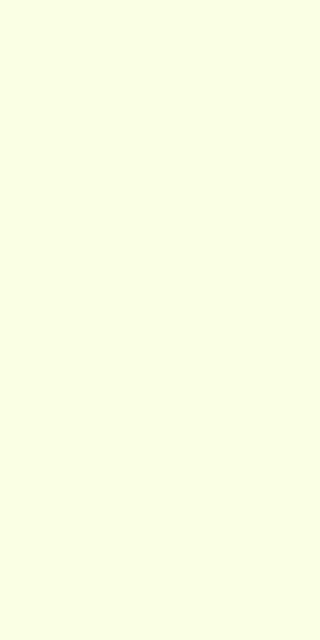
#> input picture base.png, 320 x 640 px; the run also reads 1 picture not shown here
$ jupyter execute --allow-errors generator.ipynb
#> lines starting #> are read from the running program, lines starting #| are printed output that depends on the picture; pictures that were not available may be replaced by others from this repository, and a replacement may not be noted
[cell 1]
import os
from PIL import Image
import random

[cell 2]
screenshots = "screenshots"
save_dir = "data"
puzzles = ["puzzle_{}.png".format(str(i+1)) for i in range(500)]
puzzles2 = ["puzzle_{}.png".format(str(i+1)) for i in range(500, 800)]

[cell 3]
# base = Image.open("base.png")
# screenshot = Image.open("screenshots/"+puzzles[0])

[cell 4]
def paste(base, screenshot):
#> called with base = 'base.png', screenshot = 'puzzle_1.png'
    base = Image.open(base)
#> base is the input picture: PIL image 320x640 RGBA; mean R, G, B, A 250, 255, 228, 255
    screenshot_file = Image.open("{}/{}".format(screenshots,screenshot))
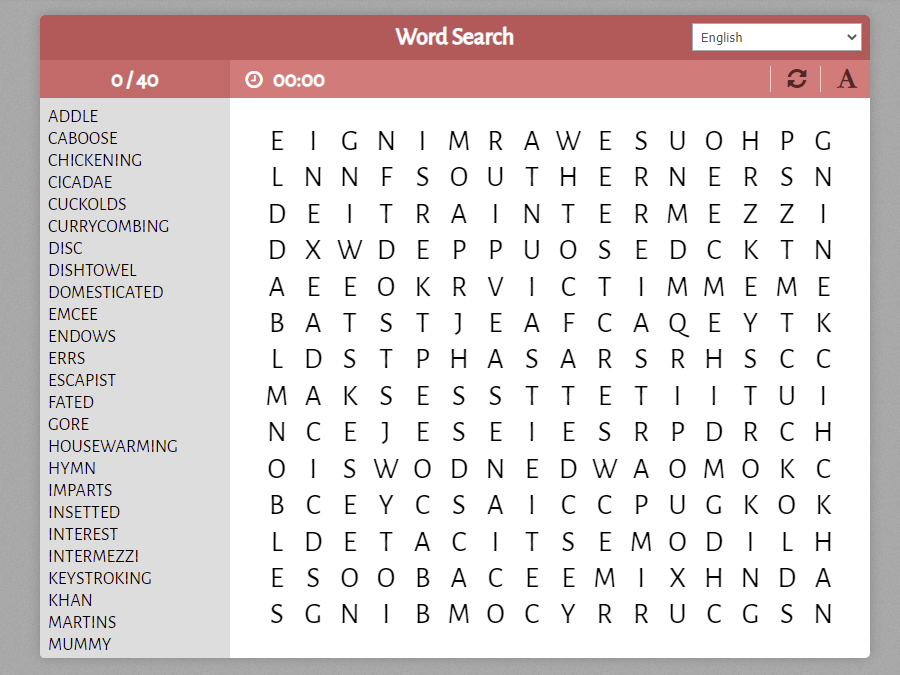
#> input picture changed.png, 900 x 675 px, given in place of puzzle_1.png, which was not available
#> screenshot_file is the input picture: PIL image 900x675 RGB; mean R, G, B 222.6, 213.5, 213.5

    base = base.resize((int(320*2), int(640*2) ))
#> base: PIL image 640x1280 RGBA

    img_width, img_height = base.size
#> img_width = 640; img_height = 1280
    # Old res = 845 * 735
    new_width = random.randint(img_width - 120, img_width - 20)
#> new_width = 569
    new_height = int(new_width * 735/845)
#> new_height = 494

    screenshot_resized = screenshot_file.resize((new_width, new_height))
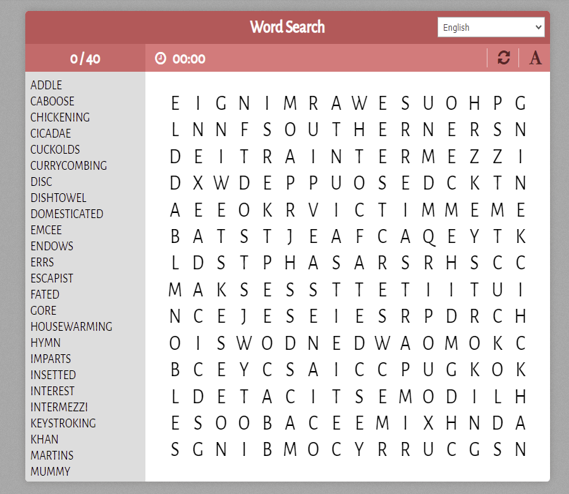
#> screenshot_resized: PIL image 569x494 RGB; mean R, G, B 222.4, 213.2, 213.3

    width_border = (img_width - new_width)
#> width_border = 71
    height_border = (img_height - new_height)
#> height_border = 786

    width_start = random.randint(15, max(width_border, 20)) - 10
#> width_start = 53
    height_start = random.randint(15, max(height_border, 20)) - 10
#> height_start = 435

    base.paste(screenshot_resized, (width_start, height_start))
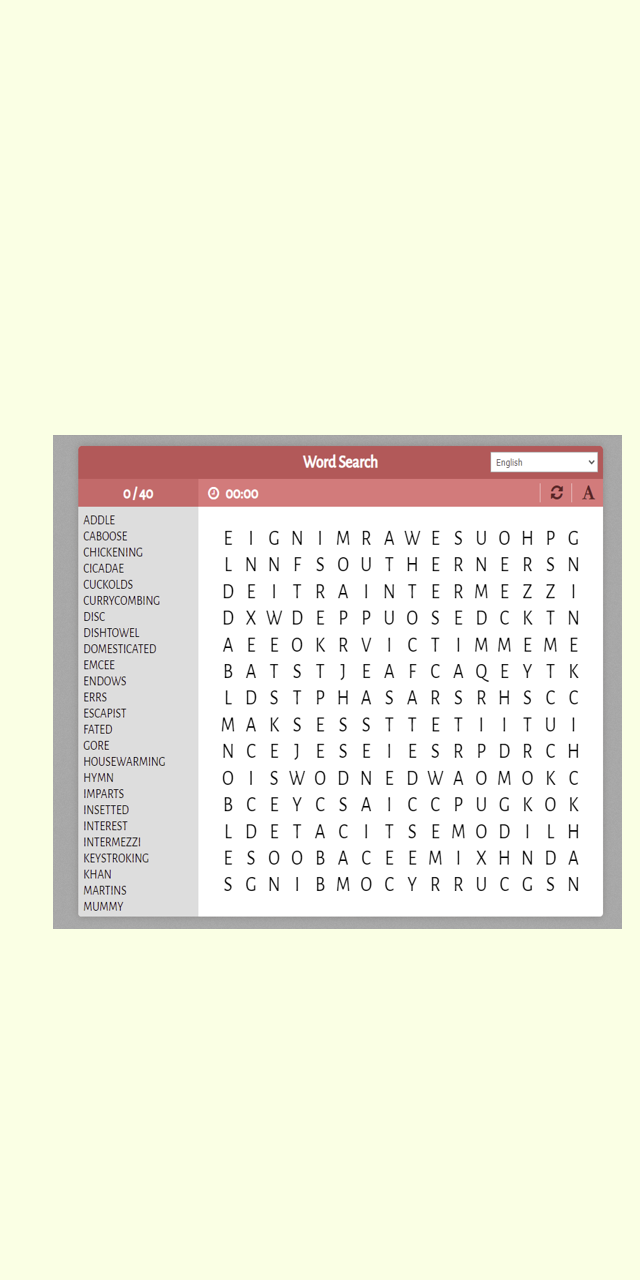
#> base: PIL image 640x1280 RGBA; mean R, G, B, A 240.5, 240.7, 223, 255
    filename = screenshot
    base.save(os.path.join(save_dir, filename))

# [5 lines of commented-out code are left out]

#> (a cell that did not finish here is left out)

#> (a cell that did not finish here is left out)
